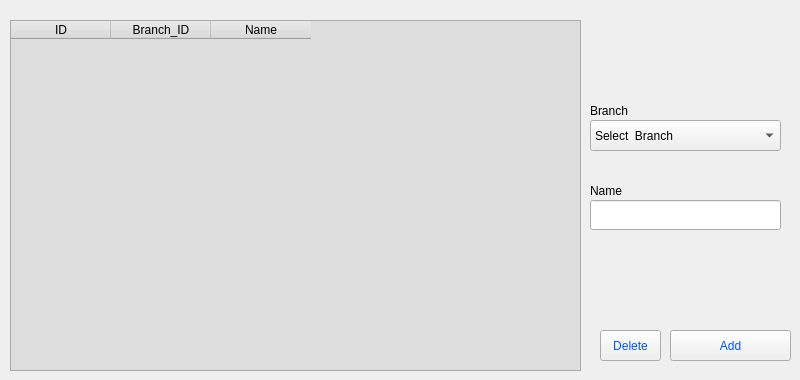
    <widget class="QWidget" name="Class_tab">
     <attribute name="title">
      <string>Classes</string>
     </attribute>
     <widget class="QLineEdit" name="class_name">
      <property name="geometry">
       <rect>
        <x>590</x>
        <y>200</y>
        <width>191</width>
        <height>30</height>
       </rect>
      </property>
      <property name="styleSheet">
       <string notr="true">color: rgb(0, 85, 255);</string>
      </property>
      <property name="text">
       <string/>
      </property>
     </widget>
     <widget class="QTableWidget" name="class_table_widget_2">
      <property name="geometry">
       <rect>
        <x>10</x>
        <y>20</y>
        <width>571</width>
        <height>351</height>
       </rect>
      </property>
      <property name="styleSheet">
       <string notr="true">font: 10pt &quot;Century Gothic&quot;;
font: 75 12pt &quot;Century Gothic&quot;;
font: 75 10pt &quot;Century Gothic&quot;;
font: 48pt &quot;Century Gothic&quot;;
font: 75 10pt &quot;Century Gothic&quot;;
font: 75 10pt &quot;Century Gothic&quot;;
background-color: rgb(221, 221, 221);</string>
      </property>
      <column>
       <property name="text">
        <string>ID</string>
       </property>
      </column>
      <column>
       <property name="text">
        <string>Branch_ID</string>
       </property>
      </column>
      <column>
       <property name="text">
        <string>Name</string>
       </property>
      </column>
     </widget>
     <widget class="QLabel" name="label_40">
      <property name="geometry">
       <rect>
        <x>590</x>
        <y>80</y>
        <width>131</width>
        <height>21</height>
       </rect>
      </property>
      <property name="styleSheet">
       <string notr="true">font: 75 12pt &quot;Century Gothic&quot;;</string>
      </property>
      <property name="text">
       <string/>
      </property>
     </widget>
     <widget class="QLabel" name="label_33">
      <property name="geometry">
       <rect>
        <x>590</x>
        <y>180</y>
        <width>131</width>
        <height>21</height>
       </rect>
      </property>
      <property name="styleSheet">
       <string notr="true">font: 75 12pt &quot;Century Gothic&quot;;</string>
      </property>
      <property name="text">
       <string>Name</string>
      </property>
     </widget>
     <widget class="QComboBox" name="class_branch_type_drop">
      <property name="geometry">
       <rect>
        <x>590</x>
        <y>120</y>
        <width>191</width>
        <height>31</height>
       </rect>
      </property>
      <property name="styleSheet">
       <string notr="true">font: 75 10pt &quot;Century Gothic&quot;;</string>
      </property>
      <item>
       <property name="text">
        <string>Select  Branch</string>
       </property>
      </item>
     </widget>
     <widget class="QLabel" name="label_44">
      <property name="geometry">
       <rect>
        <x>590</x>
        <y>100</y>
        <width>131</width>
        <height>21</height>
       </rect>
      </property>
      <property name="styleSheet">
       <string notr="true">font: 75 12pt &quot;Century Gothic&quot;;</string>
      </property>
      <property name="text">
       <string>Branch</string>
      </property>
     </widget>
     <widget class="QPushButton" name="class_delete_btn">
      <property name="geometry">
       <rect>
        <x>600</x>
        <y>330</y>
        <width>61</width>
        <height>31</height>
       </rect>
      </property>
      <property name="styleSheet">
       <string notr="true">color: rgb(0, 85, 255);
font: 75 10pt &quot;Century Gothic&quot;;</string>
      </property>
      <property name="text">
       <string>Delete</string>
      </property>
     </widget>
     <widget class="QPushButton" name="add_class_btn">
      <property name="geometry">
       <rect>
        <x>670</x>
        <y>330</y>
        <width>121</width>
        <height>31</height>
       </rect>
      </property>
      <property name="styleSheet">
       <string notr="true">color: rgb(0, 85, 255);
font: 75 10pt &quot;Century Gothic&quot;;</string>
      </property>
      <property name="text">
       <string>Add</string>
      </property>
     </widget>
    </widget>
